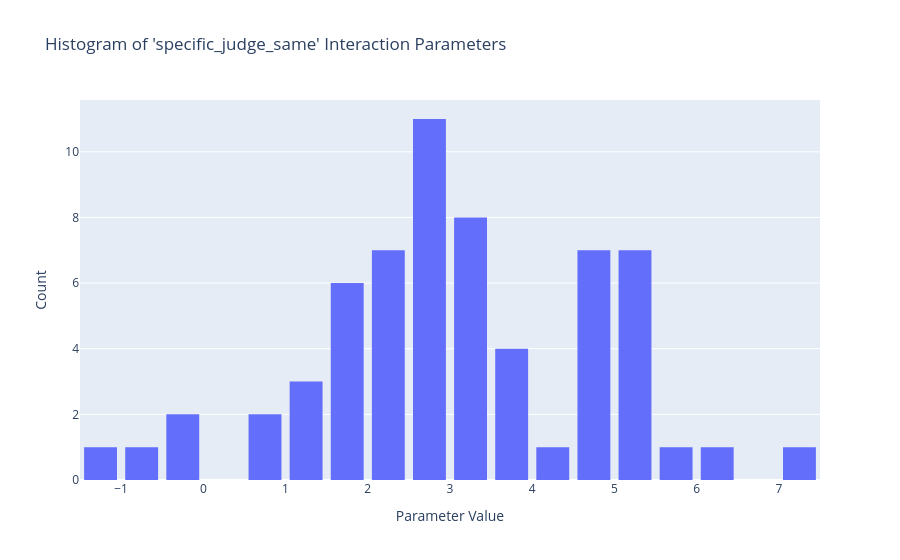

This figure's notebook cell:
### Markdown cell above
## Dist of Interactions

### Code cell
# Filter to only 'specific_judge_same' interaction parameters
same_judge_params = param_df[param_df.param_name.isin(interaction_terms)]

fig = px.histogram(
    same_judge_params,
    x="param_val",
    nbins=25,
    title="Histogram of 'specific_judge_same' Interaction Parameters",
    labels={"param_val": "Parameter Value"}
)

fig.update_layout(
    xaxis_title="Parameter Value",
    yaxis_title="Count",
    bargap=0.2
)

fig.show()

### Figure 1 — Plotly figure (JSON) as saved in the notebook; plotly's stock layout.template omitted (floating-point values rounded to 4 significant figures)
{"data": [{"bingroup": "x", "hovertemplate": "Parameter Value=%{x}<br>count=%{y}<extra></extra>", "legendgroup": "", "marker": {"color": "#636efa", "pattern": {"shape": ""}}, "name": "", "nbinsx": 25, "orientation": "v", "showlegend": false, "type": "histogram", "x": [3.086, 6.357, 7.21, 2.0, 4.817, 1.039, 1.229, 3.085, 2.728, 5.452, 1.064, 4.689, 2.158, 5.038, 4.627, 4.303, -1.058, 2.2, 4.701, 3.339, 3.199, 1.893, 2.62, 4.52, 0.8557, 5.385, -0.01063, 2.596, 5.445, 2.816, 3.353, 2.36, 5.048, 1.811, 2.287, 1.674, 5.432, 2.606, -0.5092, 2.571, 5.588, 4.68, 1.614, 4.643, 2.739, 2.989, 2.927, 2.628, 1.751, 3.54, 3.443, 2.23, 5.452, 1.978, 0.5134, -0.4877, 3.893, 2.465, 3.594, 2.718, 3.004, 3.258, 3.919], "xaxis": "x", "yaxis": "y"}], "layout": {"bargap": 0.2, "barmode": "relative", "legend": {"tracegroupgap": 0}, "title": {"text": "Histogram of 'specific_judge_same' Interaction Parameters"}, "xaxis": {"anchor": "y", "domain": [0, 1], "title": {"text": "Parameter Value"}}, "yaxis": {"anchor": "x", "domain": [0, 1], "title": {"text": "Count"}}}}
